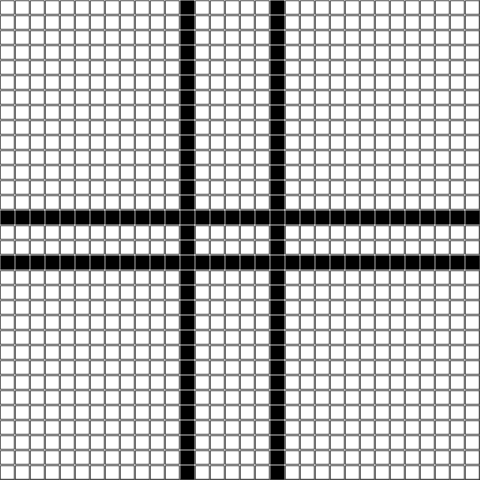
Frame 1 (no input)
Frame 60 (no input): identical to frame 1, image omitted
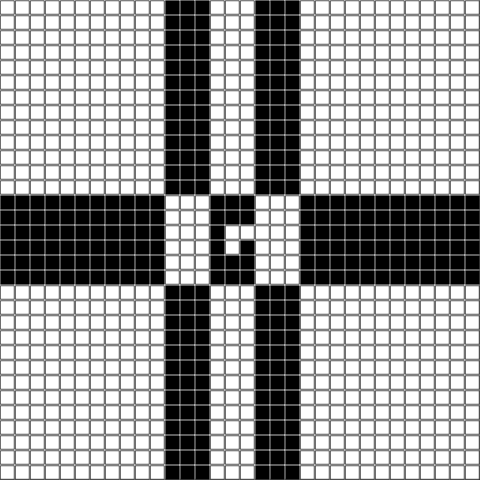
Frame 120 (the mouse pressed at the canvas centre since frame 60)

The p5.js sketch that drew these frames (run headless with seeded random() and noise() and a simulated clock; from frame 60 on, the mouse is pressed at the canvas centre):

// p5.js sketch
// ── sketch.js
var C; // cells
var Buffer;

var lastTime = 0;
var colNum = 32;
var rowNum = 32;
var gap = 10;

var timeInterval = 1;
var bRunning = true;

// 函数setup() ：准备阶段
function setup() 
{
	createCanvas(480,480);
	rectMode(CENTER);
	
	C = new Array();
	Buffer = new Array();
	lastTime = getTime();

	for(var i =0;i<colNum;i++)
	{
		C[i] = new Array();
		Buffer[i] = new Array();
		for(var j=0;j<rowNum;j++)
		{
			//C[i][j] = random(0,1)>0.95?1:0;
			C[i][j] = 0;
			//C[i][j] = random(0,1);
			
			if(j==14||i==12||j==17||i==18)
			{
				C[i][j] = 1;
			}
			
			/*
			(j==15)
			{
				C[i][j] = 1;
			}*/
			//C[i][j] = random(0,1)>0.8?1:0;
			Buffer[i][j] = C[i][j];
		}
	}	
	
	
}

function mousePressed()
{
	var i = (mouseX)/(width/colNum);
	var j = (mouseY)/(height/rowNum);
	if(i<colNum&&j<rowNum)
	{
		i = floor(i);
		j = floor(j);
		print("i:" + i+ " j:"+j);
		C[i][j] = (C[i][j]===0)?1:0;
		Buffer[i][j]= C[i][j];
	}
	print("mousePressed");
}

// 函数draw()：作画阶段
function draw() {
	fill(255,255,255,255);
	rect(0,0,2*width,2*height);

	drawField();
//print("CID1: " + CID1 + " CID0:" + CID0);
	if(!bRunning)
	{
		return;
	}

	// update C
	var tNow = getTime(); // 当前时刻
	var dt = tNow - lastTime; // 时差
	if(dt>timeInterval)
	{
		updateC();

		lastTime = tNow;
	}

	// copy buffer to C
	for(var i =0;i<colNum;i++)
	{
		for(var j=0;j<rowNum;j++)
		{
			C[i][j] = Buffer[i][j];
		}
	}


}

function updateC()
{
	for(var i =0;i<colNum;i++)
	{
		for(var j=0;j<rowNum;j++)
		{
			var sum = 0;
			var iternum = 0
			for(var k=-1;k<=1;k++)
			{
				for(var l=-1;l<=1;l++)
				{
					var id0 = clampId((i+k),colNum);
					var id1 = clampId((j+l),rowNum);
					
					var value = C[id0][id1];
					sum += value;
					iternum ++;
				}
			}
				//print(" iterNum:" + iternum + " sum:"+ sum);
				
				//print("Haha  " + "CID1: " + CID1 + " CID0:" + CID0);
				//C[CID1][i][j] = C[CID0][i][j];

			var valNow = C[i][j];
			var isAlive = (valNow==1);
			Buffer[i][j] = C[i][j];
			if(isAlive)
			{
				if(sum<=1||sum>4)
				{
					Buffer[i][j] = 0;
				}
			}
			else
			{
				if(sum===3)
				{
					Buffer[i][j] = 1;
				}
			}

		}
	}
}


function updateC2()
{
	for(var i =0;i<colNum;i++)
	{
		for(var j=0;j<rowNum;j++)
		{
			var sum = 0;
			var iternum = 0
			for(var k=-1;k<=1;k++)
			{
				for(var l=-1;l<=1;l++)
				{
					var id0 = clampId((i+k),colNum);
					var id1 = clampId((j+l),rowNum);
					
					var value = C[id0][id1];
					sum += value;
					iternum ++;
				}
			}
				//print(" iterNum:" + iternum + " sum:"+ sum);
				
				//print("Haha  " + "CID1: " + CID1 + " CID0:" + CID0);
				//C[CID1][i][j] = C[CID0][i][j];

			var valNow = C[i][j];
			var isAlive = (valNow==1);
			Buffer[i][j] = C[i][j];
			if(isAlive)
			{
				if(sum<=1||sum>4)
				{
					Buffer[i][j] = 0;
				}
			}
			else
			{
				if(sum===3)
				{
					Buffer[i][j] = 1;
				}
			}

		}
	}
}

function drawField()
{
	var xGap = width/colNum;
	var yGap = height/rowNum;
	for(var i =0;i<colNum;i++)
	{
		for(var j=0;j<rowNum;j++)
		{
			push();
			translate(xGap*i+xGap/2,yGap*j+yGap/2);
			scale(xGap*0.9,yGap*0.9);
			var fillValue = map(C[i][j],0,1,255,0);
			fill(fillValue);
			stroke(0);
			strokeWeight(0.05);
			rect(0,0,1,1); // 画圆形
			pop();
		}
	}
}

function clampId(id, maxId)
{
	if(id<0)
	{
		id= maxId-1;
	}
	else if(id>=maxId)
	{
		id = 0;
	}
	return id;
}

function getTime()
{
	return millis()/1000;
}
